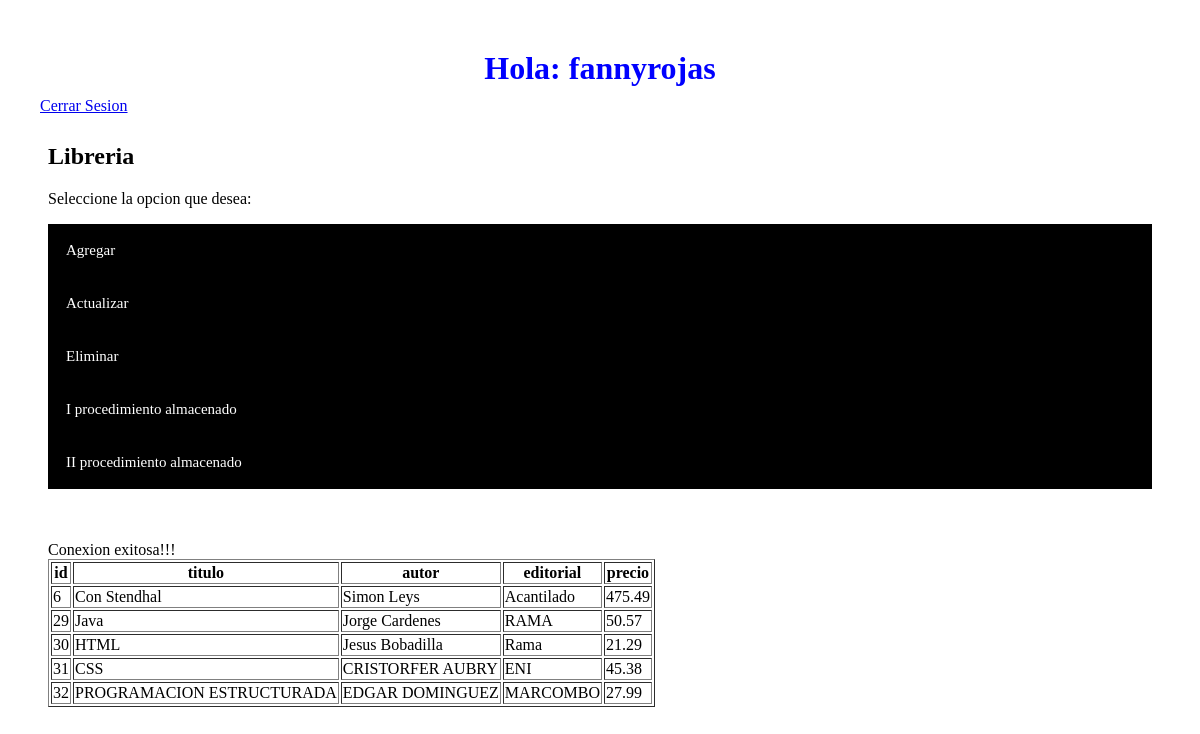
The app's page /principal.php (signed in) with its own data.
### tables this page shows
CREATE TABLE `libro` (
  `id` int(11) NOT NULL,
  `titulo` varchar(40) NOT NULL,
  `autor` varchar(30) NOT NULL,
  `editorial` varchar(20) NOT NULL,
  `precio` decimal(5,2) NOT NULL
);

### Seguridad/sesion.class.php (called while the page is built, shortened)
<?php
class sesion {
  public function get($nombre) {
     if (isset ( $_SESSION [$nombre] )) {
        return $_SESSION [$nombre];
     } else {
         return false;
     }
  }
}
?>

### principal.php (the view, shortened to what this page needs)
<?php
	require_once("Seguridad/sesion.class.php");
	$sesion = new sesion();
	$usuario = $sesion->get("usuario");
	if( $usuario == false )
	{
		header("Location: Seguridad/login.php");
	}
	else
	{
	?>
	<HTML>
	<head>
  <link type="text/css" href="css/master2.css" rel="stylesheet" />
	</head>
	<body>
	<h1>Hola:  <?php echo $sesion->get("usuario"); ?> </h1> <a href="Seguridad/cerrarsesion.php"> Cerrar Sesion </a>
    <section>
<div id="indice">
<h2>Libreria </h2>
<p>Seleccione la opcion que desea:</p>
<button class="accordion">Agregar</button>
<button class="accordion">Actualizar </button>
<button class="accordion">Eliminar</button>
<button class="accordion">I procedimiento almacenado</button>
<button class="accordion">II procedimiento almacenado</button>
</div>
</section>
<div>
 <?php
	if(!($conexion = new mysqli('127.0.0.1', 'root','','libreria')))
	{
		 echo 'Ha habido un error <br>'.mysqli_connect_error();
     	 exit();
	}else{
	print ("<br/><br/>Conexion exitosa!!!");
	}
	$consulta = mysqli_query($conexion,"SELECT * from libro")
	or die ("Error en conexion");
	echo '<table border="1">';
    echo '<tr>';
	echo '<th id="id">id</th>';
	echo '<th id="titulo">titulo</th>';
	echo '<th id="autor">autor</th>';
	echo '<th id="editorial">editorial</th>';
	echo '<th id="precio">precio</th>';
	   echo '</tr>';
	   while($extraido = mysqli_fetch_array($consulta))
	   {
		    echo '<tr>';
		  echo '<td>'.$extraido['id'].'</td>';
		  echo '<td>'.$extraido['titulo'].'</td>';
		  echo '<td>'.$extraido['autor'].'</td>';
		  echo '<td>'.$extraido['editorial'].'</td>';
		  echo '<td>'.$extraido['precio'].'</td>';
		   echo '</tr>';
	   }
echo '</table>';
?>
</div>
	</body>
	</HTML>
	<?php
	}
?>

### css/master2.css (style rules this page uses)
button, input, select, textarea { font-family : inherit; font-size : 100%; }
input, textarea, select, button { width : 150px; margin: 0; -webkit-box-sizing: border-box; -moz-box-sizing: border-box; box-sizing: border-box; }
body { padding : 2em; background-repeat: no-repeat; background-size: 100% 100%; }
div { padding : 0.5em; }
h1 { color: blue; text-align: center; margin: 10px 0; }
button.accordion { background-color: black; color: white; cursor: pointer; padding: 18px; width: 100%; border: none; text-align: left; outline: none; font-size: 15px; transition: 0.4s; }

### records on screen
libro: id "6", titulo "Con Stendhal", autor "Simon Leys", editorial "Acantilado", precio "475.49"
libro: id "29", titulo "Java", autor "Jorge Cardenes", editorial "RAMA", precio "50.57"
libro: id "30", titulo "HTML", autor "Jesus Bobadilla", editorial "Rama", precio "21.29"
libro: id "31", titulo "CSS", autor "CRISTORFER AUBRY", editorial "ENI", precio "45.38"
libro: id "32", titulo "PROGRAMACION ESTRUCTURADA", autor "EDGAR DOMINGUEZ", editorial "MARCOMBO", precio "27.99"

### other values on screen
$sesion->get("usuario") "fannyrojas"
